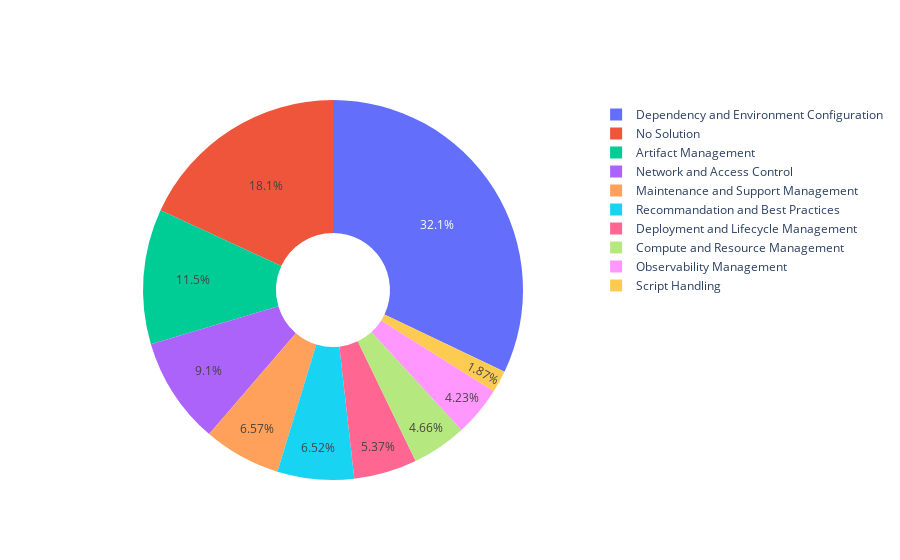

Here is the notebook cell this chart was saved with:
### Code cell
# visualize solution

df = pd.read_json(os.path.join(path_rq2, 'mapped.json'))
df = df[df['Challenge_closed_time'].notna()]
df_number = pd.DataFrame()

values = []
labels = []

for macro_topic, sub_topics in solution_macro_topic_mapping_inverse.items():
    index, name = int(macro_topic.split(': ')[0]), macro_topic.split(': ')[1]
    labels.append(name)
    name = f'{index}: {name}'
    entry = {
        'Topic': name,
        'Percentage': round(len(df[df['Solution_summary_topic_macro'] == index])/len(df)*100, 2),
        'Constituent Topics': solution_macro_topic_mapping_inverse[name],
    }
    df_number = pd.concat([df_number, pd.DataFrame([entry])], ignore_index=True)
    values.append(entry['Percentage'])

df_number = df_number.sort_values('Percentage', ascending=False)
print(df_number.to_latex(float_format="%.2f", index=False))

# Create Pie Chart
fig = go.Figure(data=[go.Pie(labels=labels, values=values, hole=.3)])

# Display the Pie Chart
fig.show()

### Figure 1 — Plotly figure (JSON) as saved in the notebook; plotly's stock layout.template omitted (floating-point values rounded to 4 significant figures)
{"data": [{"hole": 0.3, "labels": ["No Solution", "Artifact Management", "Dependency and Environment Configuration", "Deployment and Lifecycle Management", "Maintenance and Support Management", "Recommandation and Best Practices", "Network and Access Control", "Observability Management", "Compute and Resource Management", "Script Handling"], "type": "pie", "values": [18.11, 11.49, 32.08, 5.37, 6.57, 6.52, 9.1, 4.23, 4.66, 1.87]}], "layout": {}}
